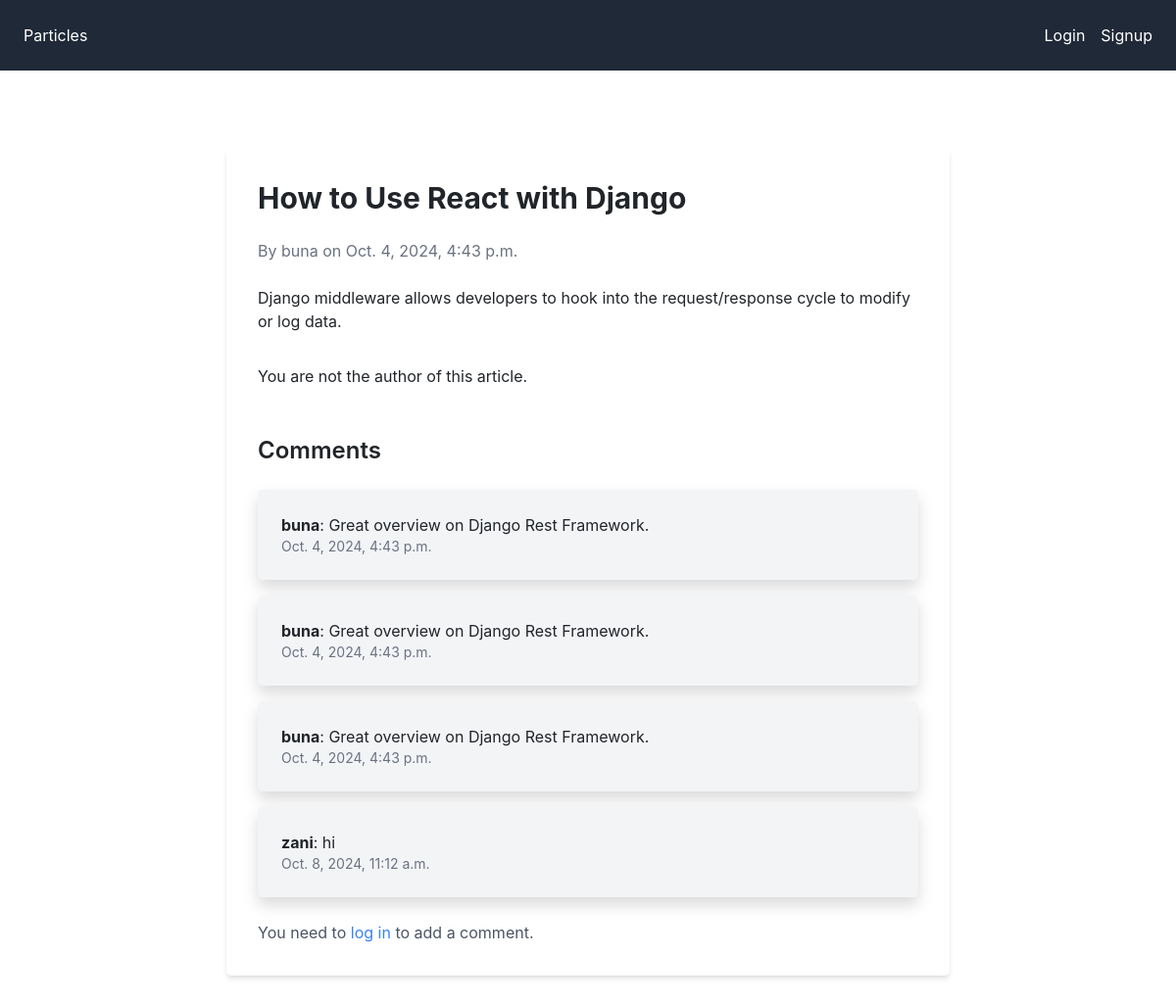
Before: /article/2/ with the older database file.
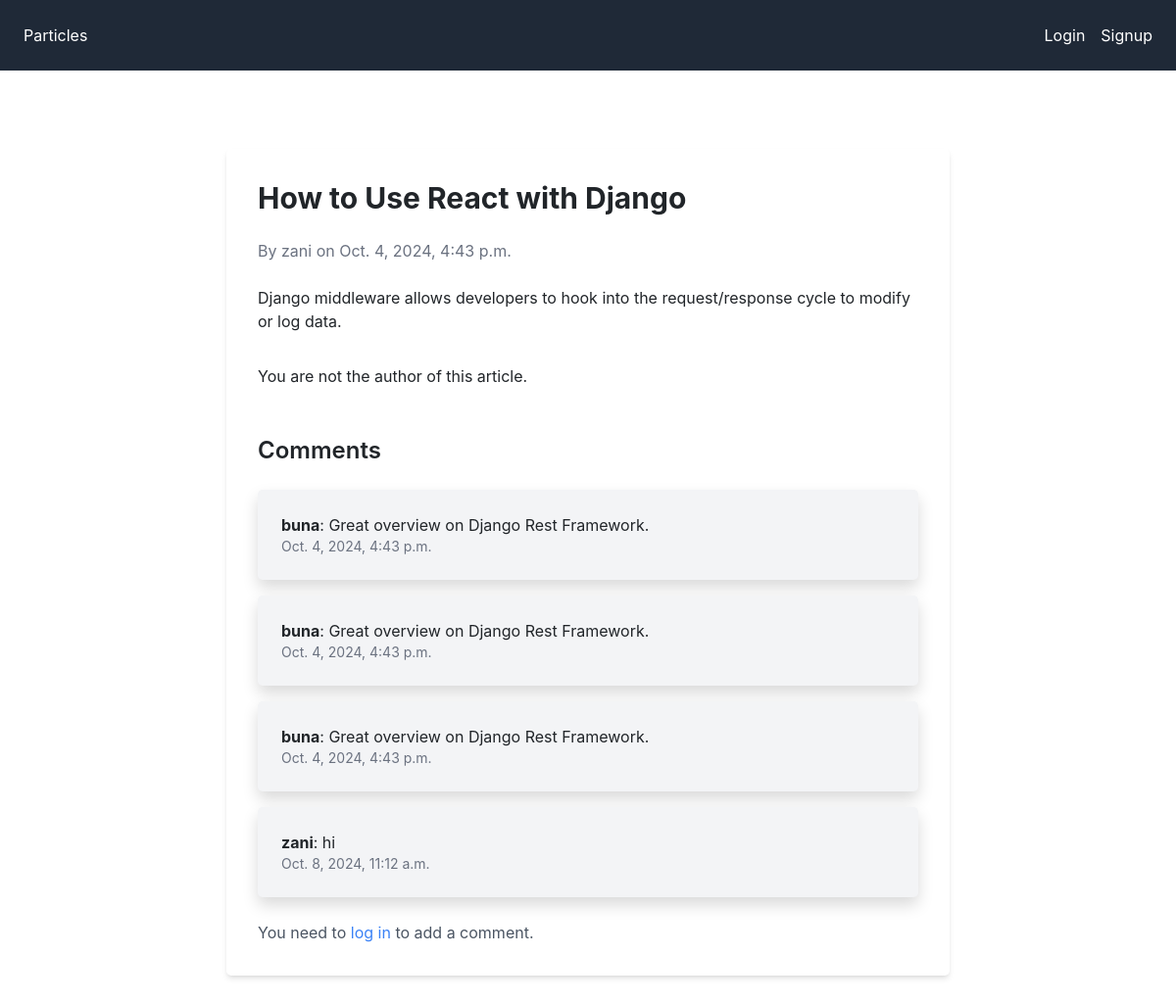
After: the same page with the newer database file.
### mysite/models.py (models this page shows, shortened)
class Article(models.Model):
    title = models.CharField(max_length=255)
    content = models.TextField()
    author = models.ForeignKey('auth.User', on_delete=models.CASCADE)
    created_at = models.DateTimeField(auto_now_add=True)
    updated_at = models.DateTimeField(auto_now=True)
    history = HistoricalRecords()

### mysite/views.py (the view)
# urls.py: path('article/<int:article_id>/', views.article_detail, name='article_detail'),
def article_detail(request, article_id):
    article = get_object_or_404(Article, pk=article_id)
    comments = article.comments.all()
    if request.method == 'POST':
        form = CommentForm(request.POST)
        if form.is_valid():
            comment = form.save(commit=False)
            comment.article = article
            comment.author = request.user
            comment.save()
            return redirect('article_detail', article_id=article.id)
    else:
        form = CommentForm()
    return render(request, 'article_detail.html', {'article': article, 'comments': comments, 'form': form})

### mysite/templates/article_detail.html
{% extends "base.html" %}
{% block content %}
<div class="container mx-auto py-12 max-w-3xl">
    <div class="bg-white shadow-md rounded-lg p-8">
        <h1 class="text-3xl font-bold mb-4">{{ article.title }}</h1>
        <p class="text-gray-500 mb-6">By {{ article.author }} on {{ article.created_at }}</p>
        <div class="prose max-w-none mb-8">
            {{ article.content }}
        </div>
        {% if user.is_authenticated and user == article.author %}
        <div class="mt-6 flex space-x-4">
            <a href="{% url 'edit_article' article.id %}" class="bg-green-500 text-white py-2 px-4 rounded hover:bg-green-600 transition">Edit</a>
            <a href="{% url 'delete_article' article.id %}" class="bg-red-500 text-white py-2 px-4 rounded hover:bg-red-600 transition">Delete</a>
            <a href="{% url 'article_history' article.id %}" class="bg-blue-500 text-white py-2 px-4 rounded hover:bg-yellow-600 transition">View History</a>
        </div>
        {% else %}
            <p>You are not the author of this article.</p>
        {% endif %}
        <div class="mt-12">
            <h2 class="text-2xl font-semibold mb-4">Comments</h2>
            <ul class="space-y-4">
                {% for comment in comments %}
                    <li class="bg-gray-100 p-4 rounded-lg shadow">
                        <p><strong>{{ comment.author }}</strong>: {{ comment.content }}</p>
                        <p class="text-sm text-gray-500">{{ comment.created_at }}</p>
                    </li>
                {% empty %}
                    <li>No comments yet.</li>
                {% endfor %}
            </ul>
            {% if user.is_authenticated %}
                <form method="post" class="mt-6">
                    {% csrf_token %}
                    <textarea name="content" class="w-full p-2 border rounded" placeholder="Add a comment..."></textarea>
                    <button type="submit" class="bg-blue-500 text-white py-2 px-4 rounded mt-2">Post Comment</button>
                </form>
            {% else %}
                <p class="mt-4 text-gray-600">You need to <a href="{% url 'login' %}" class="text-blue-500 hover:underline">log in</a> to add a comment.</p>
            {% endif %}
        </div>
    </div>
</div>
{% endblock %}

Changed rows visible on the page:
changed Article "How to Use React with Django": author "buna" → "zani"
